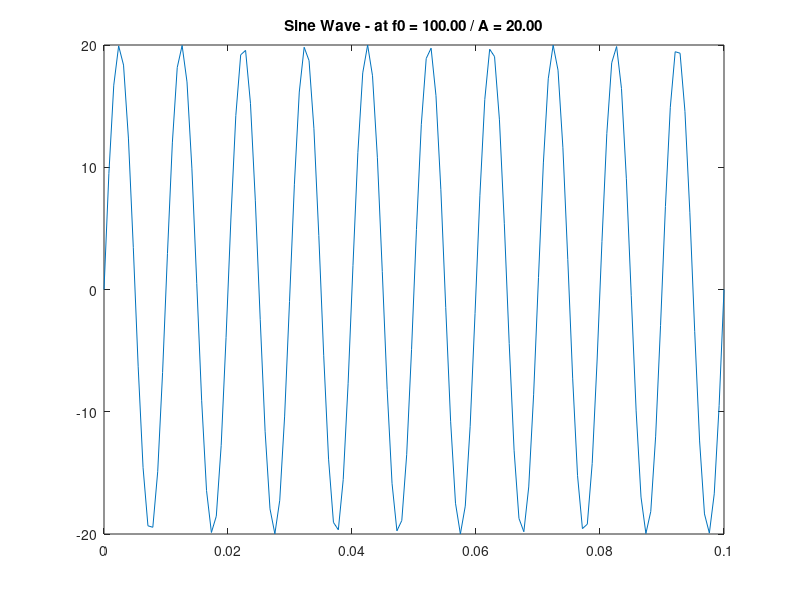
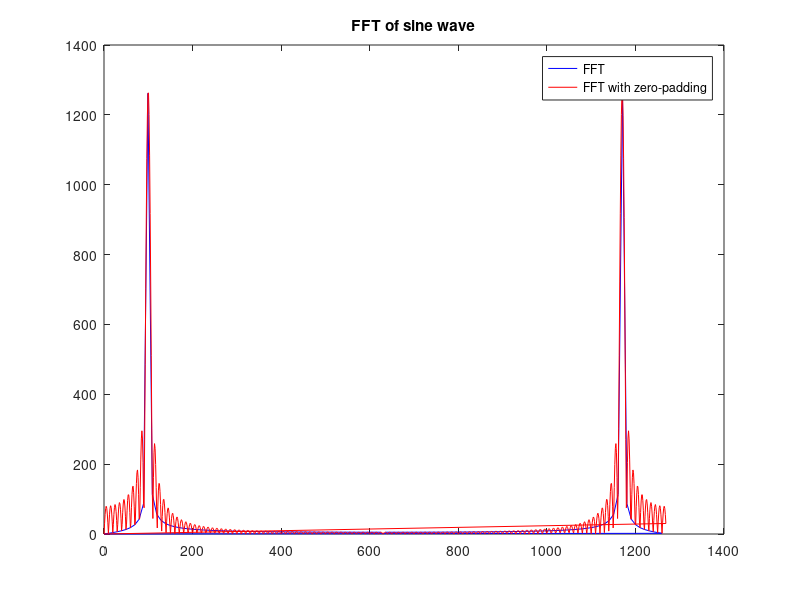

Write MATLAB code to recreate these figures, in order.
%
% Module Conception Electronique / Semestre 5 / Institut d'Optique
% 
% Découverte de Matlab / Signaux et Traitements
%
% Created on 09/Jul/2023
%
% author: Julien Villemejane / LEnsE / IOGS
%

%% Variables
a = 2;
b = 5;
c = a + b

%% Vecteurs
vt = linspace(0, 0.1, 128);
A = 20;
f0 = 100;
vs = A * sin(2*pi*f0*vt);

%% Affichage
figure()
plot(vt, vs)
str = sprintf('Sine Wave - at f0 = %.2f / A = %.2f', f0, A)
title(str)

%% Transformée de Fourier
fft_vs = fft(vs);
fft_vs_shift = fftshift(fft_vs);
vt_size = length(vt)
n_padding = 8
fft_vs_padding = fft(vs, n_padding*vt_size)
fft_vs_padding_shift = fftshift(fft_vs_padding)

% Axe des fréquences
Fe = 1 / (vt(2)-vt(1))
freq_fft = linspace(0, Fe-Fe/vt_size, vt_size)
freq_fft_shift = fftshift(freq_fft)
freq_fft_padding = linspace(0, Fe-Fe/(n_padding*vt_size), n_padding*vt_size)
freq_fft_padding_shift = fftshift(freq_fft_padding)

% Figure
figure()
plot(freq_fft_shift, abs(fft_vs_shift), 'b')
hold on
plot(freq_fft_padding_shift, abs(fft_vs_padding_shift), 'r')
title('FFT of sine wave')
legend('FFT','FFT with zero-padding')